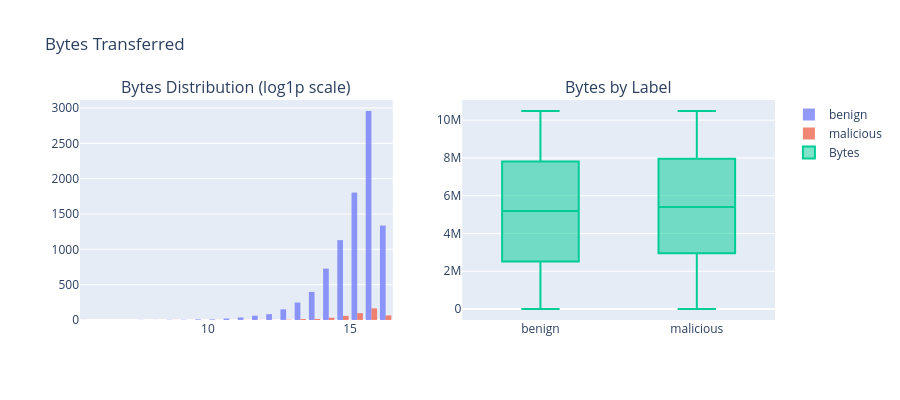

Notebook code for this chart:
### Markdown cell above
### 5.3 Bytes Transferred Analysis

### Code cell
fig = make_subplots(rows=1, cols=2, subplot_titles=(
    'Bytes Distribution (log1p scale)', 'Bytes by Label'))

for lab in ['benign', 'malicious']:
    d = clean_df[clean_df['label'] == lab]['bytes_clean']
    fig.add_trace(go.Histogram(x=np.log1p(d), name=lab, opacity=0.7, nbinsx=50), row=1, col=1)

fig.add_trace(go.Box(x=clean_df['label'], y=clean_df['bytes_clean'], name='Bytes'), row=1, col=2)
fig.update_layout(height=400, showlegend=True, title_text='Bytes Transferred')
fig.show()

### Figure 1 — Plotly figure (JSON) as saved in the notebook; plotly's stock layout.template omitted (floating-point values rounded to 4 significant figures; data arrays with more than 128 entries replaced by an {"elided": "..."} marker saying what was removed)
{"data": [{"name": "benign", "nbinsx": 50, "opacity": 0.7, "type": "histogram", "x": {"elided": "8978 float values"}, "xaxis": "x", "yaxis": "y"}, {"name": "malicious", "nbinsx": 50, "opacity": 0.7, "type": "histogram", "x": {"elided": "459 float values"}, "xaxis": "x", "yaxis": "y"}, {"name": "Bytes", "type": "box", "x": {"elided": "9437 str values"}, "xaxis": "x2", "y": {"elided": "9437 float values"}, "yaxis": "y2"}], "layout": {"annotations": [{"font": {"size": 16}, "showarrow": false, "text": "Bytes Distribution (log1p scale)", "x": 0.225, "xanchor": "center", "xref": "paper", "y": 1, "yanchor": "bottom", "yref": "paper"}, {"font": {"size": 16}, "showarrow": false, "text": "Bytes by Label", "x": 0.775, "xanchor": "center", "xref": "paper", "y": 1, "yanchor": "bottom", "yref": "paper"}], "height": 400, "showlegend": true, "title": {"text": "Bytes Transferred"}, "xaxis": {"anchor": "y", "domain": [0, 0.45]}, "xaxis2": {"anchor": "y2", "domain": [0.55, 1]}, "yaxis": {"anchor": "x", "domain": [0, 1]}, "yaxis2": {"anchor": "x2", "domain": [0, 1]}}}
